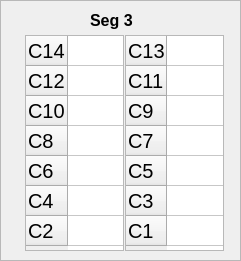
     <widget class="QFrame" name="frame_6">
      <property name="geometry">
       <rect>
        <x>495</x>
        <y>40</y>
        <width>241</width>
        <height>261</height>
       </rect>
      </property>
      <property name="frameShape">
       <enum>QFrame::StyledPanel</enum>
      </property>
      <property name="frameShadow">
       <enum>QFrame::Raised</enum>
      </property>
      <widget class="QTableWidget" name="box3_even">
       <property name="geometry">
        <rect>
         <x>25</x>
         <y>35</y>
         <width>99</width>
         <height>216</height>
        </rect>
       </property>
       <property name="font">
        <font>
         <pointsize>15</pointsize>
        </font>
       </property>
       <attribute name="horizontalHeaderVisible">
        <bool>false</bool>
       </attribute>
       <attribute name="horizontalHeaderDefaultSectionSize">
        <number>60</number>
       </attribute>
       <row>
        <property name="text">
         <string>C14</string>
        </property>
       </row>
       <row>
        <property name="text">
         <string>C12</string>
        </property>
       </row>
       <row>
        <property name="text">
         <string>C10</string>
        </property>
       </row>
       <row>
        <property name="text">
         <string>C8</string>
        </property>
       </row>
       <row>
        <property name="text">
         <string>C6</string>
        </property>
       </row>
       <row>
        <property name="text">
         <string>C4</string>
        </property>
       </row>
       <row>
        <property name="text">
         <string>C2</string>
        </property>
       </row>
       <column>
        <property name="text">
         <string>Right</string>
        </property>
       </column>
      </widget>
      <widget class="QTableWidget" name="box3_odd">
       <property name="geometry">
        <rect>
         <x>125</x>
         <y>35</y>
         <width>99</width>
         <height>216</height>
        </rect>
       </property>
       <property name="font">
        <font>
         <pointsize>15</pointsize>
        </font>
       </property>
       <attribute name="horizontalHeaderVisible">
        <bool>false</bool>
       </attribute>
       <attribute name="horizontalHeaderDefaultSectionSize">
        <number>60</number>
       </attribute>
       <row>
        <property name="text">
         <string>C13</string>
        </property>
       </row>
       <row>
        <property name="text">
         <string>C11</string>
        </property>
       </row>
       <row>
        <property name="text">
         <string>C9</string>
        </property>
       </row>
       <row>
        <property name="text">
         <string>C7</string>
        </property>
       </row>
       <row>
        <property name="text">
         <string>C5</string>
        </property>
       </row>
       <row>
        <property name="text">
         <string>C3</string>
        </property>
       </row>
       <row>
        <property name="text">
         <string>C1</string>
        </property>
       </row>
       <column>
        <property name="text">
         <string>Left</string>
        </property>
       </column>
      </widget>
      <widget class="QLabel" name="box3_label">
       <property name="geometry">
        <rect>
         <x>90</x>
         <y>10</y>
         <width>61</width>
         <height>21</height>
        </rect>
       </property>
       <property name="font">
        <font>
         <pointsize>12</pointsize>
         <weight>75</weight>
         <bold>true</bold>
        </font>
       </property>
       <property name="text">
        <string>Seg 3</string>
       </property>
      </widget>
     </widget>
